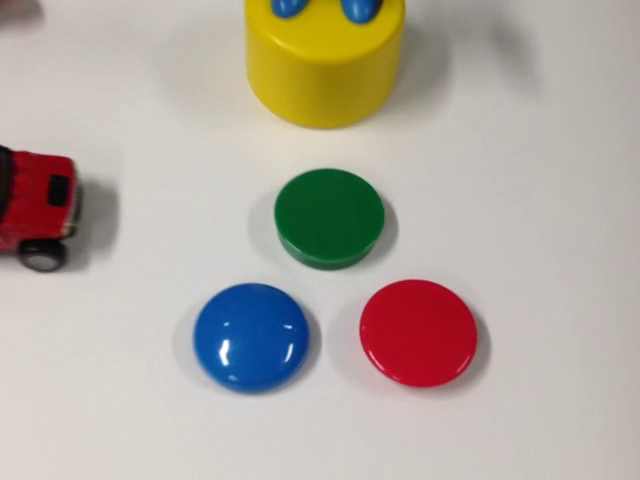
//> input picture frame 57 of OpenCV_for_Cpp/examples/sample2.avi, 640 x 480 px
$ ./YCbCr   (built with g++ and OpenCV 4)
//> lines starting //> are read from the running program, lines starting //| are printed output that depends on the picture
// 離散コサイン変換(Discrete Cosine Transformation)では複素数が出てくるのでcos波成分(実部)とsin波成分(虚部)を扱う
// 離散コサイン変換はcos波成分(実部)のみ扱うので計算コストを抑えることができる
// 上記の処理では低周波領域に集中することから効率の良い圧縮方法である
// YCbCrはY(明るさ)、Cb(青み)、Cr(赤み)を表現しているが、ヒトの目は明るさ以外は敏感ではないのでCb,Crを削っても気づかれない
// 離散コサイン変換の周波数領域は左上が低周波、右・下が高周波で表現される

#include <iostream>
#include <opencv2/opencv.hpp>
// #pragma comment(lib, "opencv_world320d.lib")
using namespace std;
using namespace cv;

int main()
{
  int bs = 80;                     // 分割ブロックサイズ（ピクセル）
  int th = bs / 2;                 // カット閾値thの初期値はbsの半分
  int cn = 0;                      // カットする成分の初期値（0=Y 1=Cr 2=Cb）
  VideoCapture cap("../examples/sample2.avi");
  int frameWidth = (int)cap.get(CAP_PROP_FRAME_WIDTH);
  int frameHeight = (int)cap.get(CAP_PROP_FRAME_HEIGHT);
  namedWindow("周波数分布");
  createTrackbar("Y-Cr-Cb", "周波数分布", &cn, 2);
  createTrackbar("カット閾値", "周波数分布", &th, bs - 1);
  Mat src, yrb, tmp, dst;
  Size size((frameWidth / bs) * bs, (frameHeight / bs) * bs);    // bsの倍数サイズ
  Mat imgDCT(size, CV_32FC1);

  while (1) {
    cap >> src; if (src.empty()) break;
//> further down, src is the input picture: 480 rows x 640 cols, CV_8UC3; mean B, G, R 160.8, 170.4, 179
    resize(src, src, size);                  // bsの倍数サイズに合わせる
    cvtColor(src, yrb, COLOR_BGR2YCrCb);
//> yrb: 480 rows x 640 cols, CV_8UC3; mean of channels 0, 1, 2 171.8, 133.2, 121.8
    yrb.convertTo(yrb, CV_32FC3);
//> yrb: 480 rows x 640 cols, CV_32FC3; mean of channels 0, 1, 2 171.8, 133.2, 121.9
    vector<Mat> ch;
    split(yrb, ch);                          // Y, Cr, Cbチャンネルの分離
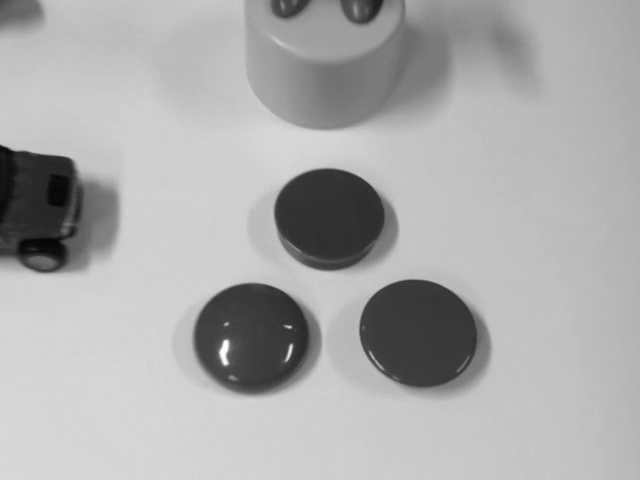
//> ch[0]: 480 rows x 640 cols, CV_32FC1; min 4, max 255, mean 171.8
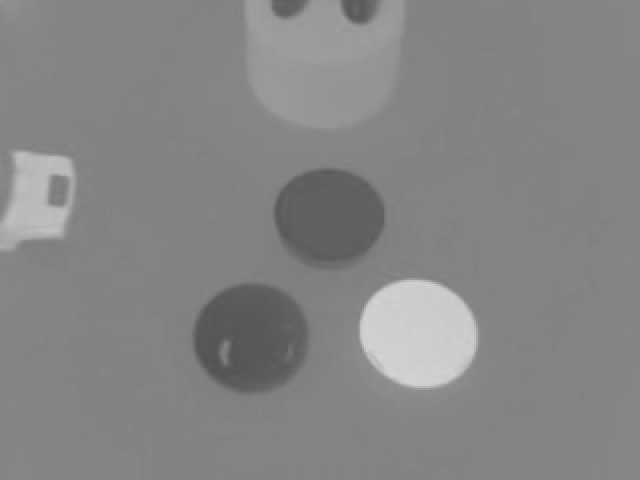
//> ch[1]: 480 rows x 640 cols, CV_32FC1; min 82, max 213, mean 133.2
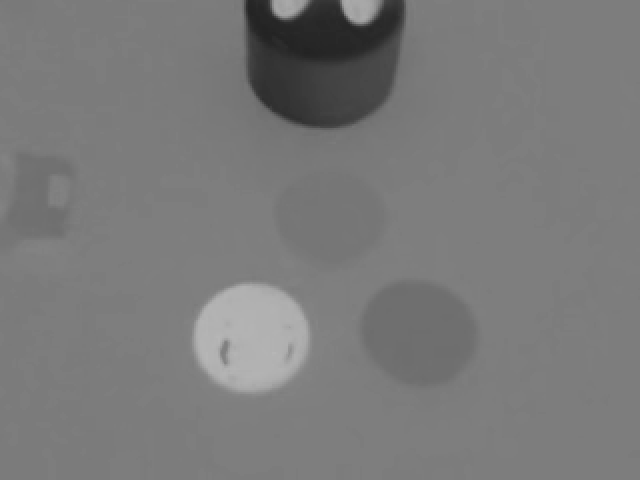
//> ch[2]: 480 rows x 640 cols, CV_32FC1; min 34, max 182, mean 121.8
    imgDCT.setTo(0.0);                       // 周波数領域画像を黒く塗る

    for (int y = 0; y < size.height; y += bs)
    {
      for (int x = 0; x < size.width; x += bs)
      {
        Rect roi(x, y, bs, bs);              // 変換対象ブロック（bs×bsピクセル）
        dct(ch[cn](roi), tmp);               // DCT変換
        // カット閾値内だけ周波数領域画像にコピー（残りは黒のまま）
        tmp(Rect(0, 0, th + 1, th + 1)).copyTo(
          imgDCT(Rect(roi.x, roi.y, th + 1, th + 1)));
        idct(imgDCT(roi), ch[cn](roi));      // 逆DCT変換
      }
    }
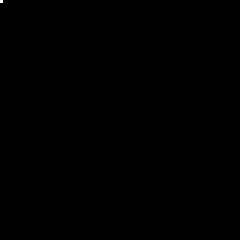
//> tmp: 80 rows x 80 cols, CV_32FC1 (shown 3 times larger); min -45.46, max 15136.9, mean 2.4; drawn with min black and max white
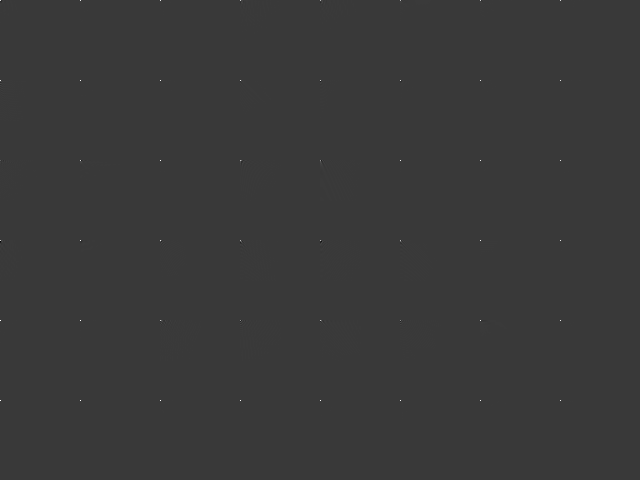
//> imgDCT: 480 rows x 640 cols, CV_32FC1; min -5040, max 17139, mean 2.1; drawn with min black and max white

    merge(ch, dst);                          // Y, Cr, Cbチャンネルの結合
//> dst: 480 rows x 640 cols, CV_32FC3; mean of channels 0, 1, 2 171.8, 133.2, 121.9
    dst.convertTo(dst, CV_8UC3);
//> dst: 480 rows x 640 cols, CV_8UC3; mean of channels 0, 1, 2 171.8, 133.2, 121.8
    cvtColor(dst, dst, COLOR_YCrCb2BGR);
    normalize(ch[0], ch[0], 0.0, 1.0, NORM_MINMAX);
    normalize(ch[1], ch[1], 0.0, 1.0, NORM_MINMAX);
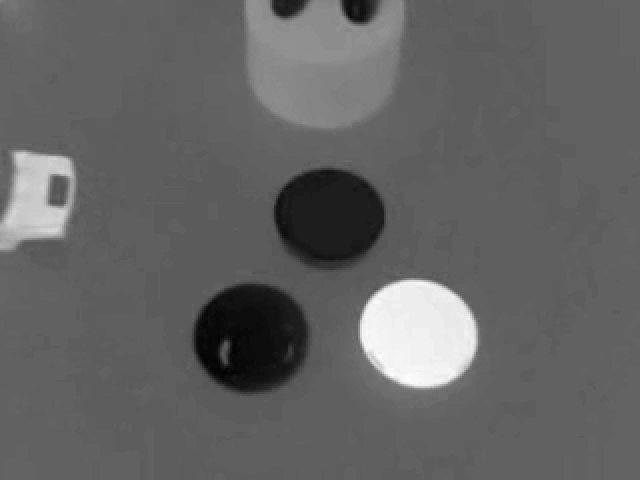
//> ch[1]: 480 rows x 640 cols, CV_32FC1; min 0, max 1, mean 0.391
    normalize(ch[2], ch[2], 0.0, 1.0, NORM_MINMAX);
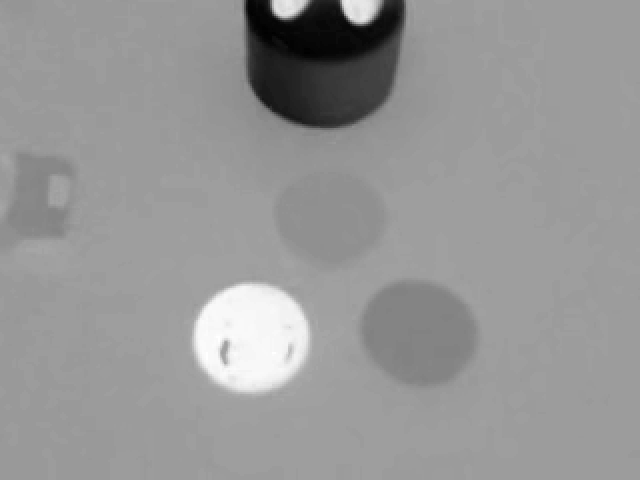
//> ch[2]: 480 rows x 640 cols, CV_32FC1; min 0, max 1, mean 0.593
    imshow("Y（輝度）", ch[0]);
    imshow("Cr（赤み）", ch[1]);
    imshow("Cb（青み）", ch[2]);
    imshow("周波数分布", imgDCT);
    imshow("逆DCT映像", dst);

    if (waitKey(20) == 27) break;
//> the Esc key is pressed
  }

  return 0;
}
